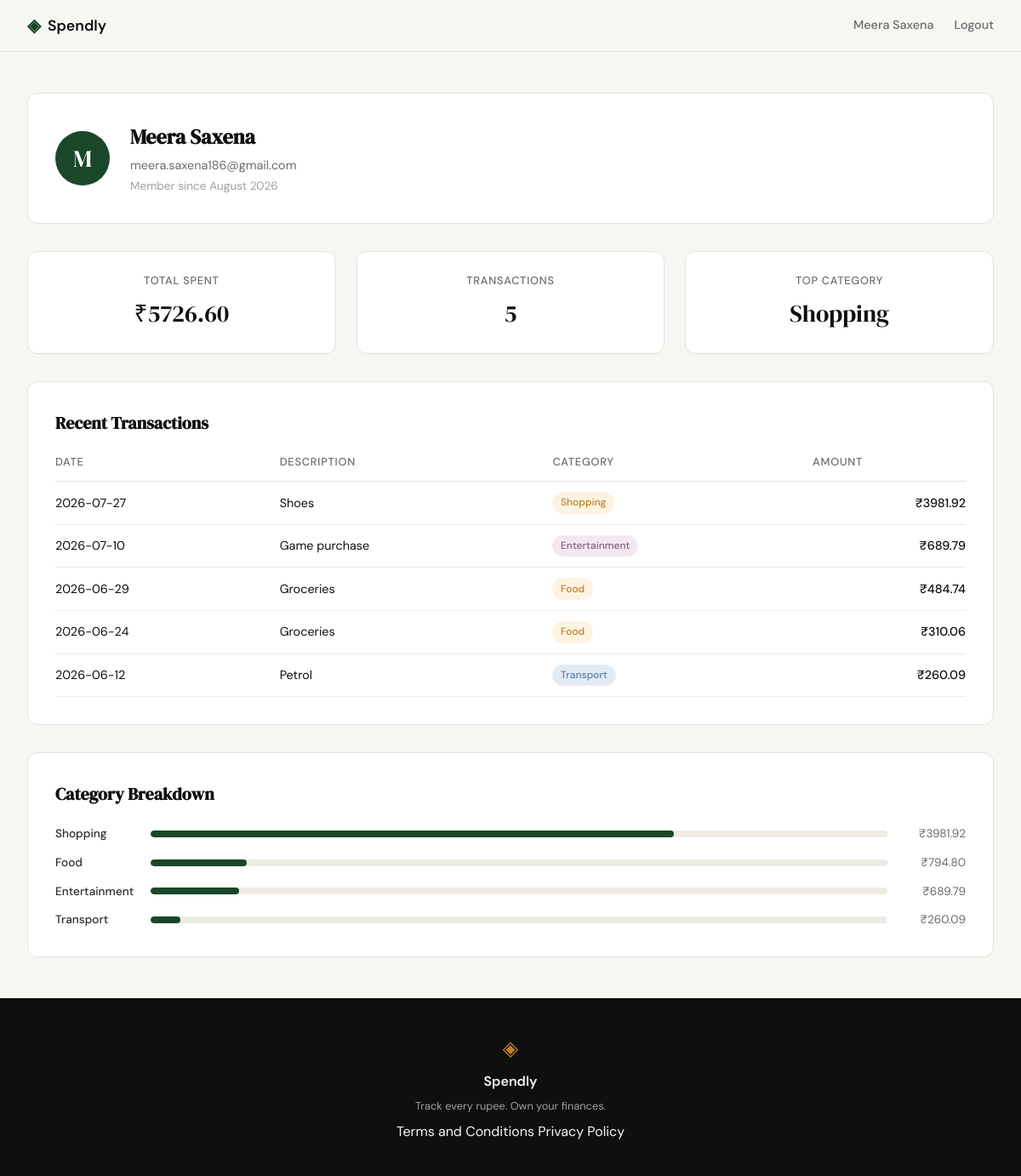
Screenshot of /profile (signed in) with the database file from the repository.
### tables this page shows
CREATE TABLE users (
            id INTEGER PRIMARY KEY AUTOINCREMENT,
            name TEXT NOT NULL,
            email TEXT UNIQUE NOT NULL,
            password_hash TEXT NOT NULL,
            created_at TEXT DEFAULT (datetime('now'))
        );

CREATE TABLE expenses (
            id INTEGER PRIMARY KEY AUTOINCREMENT,
            user_id INTEGER NOT NULL,
            amount REAL NOT NULL,
            category TEXT NOT NULL,
            date TEXT NOT NULL,
            description TEXT,
            created_at TEXT DEFAULT (datetime('now')),
            FOREIGN KEY (user_id) REFERENCES users(id)
        );

### app.py (the view)
@app.route("/profile")
def profile():
    if not session.get("user_id"):
        return redirect(url_for("login"))
    user_id = session["user_id"]
    user_info = get_profile_user(user_id)
    if not user_info:
        return redirect(url_for("login"))
    stats = get_summary_stats(user_id)
    transactions = get_recent_transactions(user_id)
    categories = get_category_breakdown(user_id)
    profile_data = {
        "name": user_info["name"],
        "email": user_info["email"],
        "joined": user_info["member_since"],
        "stats": stats,
        "transactions": transactions,
        "categories": categories,
    }
    return render_template("profile.html", profile=profile_data)

### app.py (called while the page is built)
@app.context_processor
def inject_user():
    user_id = session.get("user_id")
    if user_id:
        user = get_user_by_id(user_id)
        if user:
            return {"user": {"name": user["name"], "email": user["email"]}}
    return {"user": None}

### database/db.py (called while the page is built)
def get_db():
    conn = sqlite3.connect(DB_PATH)
    conn.row_factory = sqlite3.Row
    conn.execute("PRAGMA foreign_keys = ON")
    return conn

def get_user_by_id(user_id):
    conn = get_db()
    user = conn.execute("SELECT * FROM users WHERE id = ?", (user_id,)).fetchone()
    conn.close()
    return user

### database/queries.py (called while the page is built)
def get_user_by_id(user_id):
    conn = get_db()
    try:
        user = conn.execute(
            "SELECT name, email, created_at FROM users WHERE id = ?",
            (user_id,)
        ).fetchone()
        if user is None:
            return None
        created_at = datetime.strptime(user["created_at"], "%Y-%m-%d %H:%M:%S")
        return {
            "name": user["name"],
            "email": user["email"],
            "member_since": created_at.strftime("%B %Y"),
        }
    finally:
        conn.close()

def get_recent_transactions(user_id, limit=10):
    conn = get_db()
    try:
        rows = conn.execute(
            "SELECT date, description, category, amount FROM expenses "
            "WHERE user_id = ? ORDER BY date DESC, id DESC LIMIT ?",
            (user_id, limit)
        ).fetchall()
        return [
            {
                "date": row["date"],
                "description": row["description"],
                "category": row["category"],
                "amount": f"\u20b9{row['amount']:.2f}",
            }
            for row in rows
        ]
    finally:
        conn.close()

### templates/profile.html (shortened to what this page needs)
{% extends "base.html" %}
{% block content %}
<section class="profile-page">
    <div class="profile-user-card">
        <div class="profile-avatar">{{ profile.name[0] }}</div>
        <div class="profile-user-info">
            <h1 class="profile-name">{{ profile.name }}</h1>
            <p class="profile-email">{{ profile.email }}</p>
            <p class="profile-joined">Member since {{ profile.joined }}</p>
        </div>
    </div>
    <div class="profile-stats">
        <div class="stat-card">
            <span class="stat-label">Total Spent</span>
            <span class="stat-value">{{ profile.stats.total_spent }}</span>
        </div>
        <div class="stat-card">
            <span class="stat-label">Transactions</span>
            <span class="stat-value">{{ profile.stats.transaction_count }}</span>
        </div>
        <div class="stat-card">
            <span class="stat-label">Top Category</span>
            <span class="stat-value">{{ profile.stats.top_category }}</span>
        </div>
    </div>
    <div class="profile-card">
        <h2 class="profile-card-title">Recent Transactions</h2>
        <table class="profile-table">
            <thead>
                <tr>
                    <th>Date</th>
                    <th>Description</th>
                    <th>Category</th>
                    <th>Amount</th>
                </tr>
            </thead>
            <tbody>
                {% for tx in profile.transactions %}
                <tr>
                    <td>{{ tx.date }}</td>
                    <td>{{ tx.description }}</td>
                    <td><span class="category-badge category-badge--{{ tx.category }}">{{ tx.category }}</span></td>
                    <td>{{ tx.amount }}</td>
                </tr>
                {% endfor %}
            </tbody>
        </table>
    </div>
    <div class="profile-card">
        <h2 class="profile-card-title">Category Breakdown</h2>
        <div class="profile-categories">
            {% for cat in profile.categories %}
            <div class="category-row">
                <span class="category-name">{{ cat.name }}</span>
                <div class="category-bar-track">
                    <div class="category-bar" style="width: {{ cat.pct }}%"></div>
                </div>
                <span class="category-total">{{ cat.amount }}</span>
            </div>
            {% endfor %}
        </div>
    </div>
</section>
{% endblock %}

### templates/base.html (shortened to what this page needs)
<!DOCTYPE html>
<html lang="en">
<head>
    <link rel="stylesheet" href="{{ url_for('static', filename='css/style.css') }}">
</head>
<body>
    <nav class="navbar">
        <div class="nav-inner">
            <a href="{{ url_for('landing') }}" class="nav-brand">
                <span class="brand-icon">◈</span>
                <span class="brand-name">Spendly</span>
            </a>
            <div class="nav-links">
                {% if user %}
                <a href="{{ url_for('profile') }}">{{ user.name }}</a>
                <a href="{{ url_for('logout') }}">Logout</a>
                {% else %}
                <a href="{{ url_for('login') }}">Sign in</a>
                <a href="{{ url_for('register') }}" class="nav-cta">Get started</a>
                {% endif %}
            </div>
        </div>
    </nav>
    <main class="main-content">
        {% block content %}{% endblock %}
    </main>
    <footer class="footer">
        <div class="footer-inner">
            <span class="brand-icon">◈</span>
            <span class="footer-name">Spendly</span>
            <p class="footer-copy">Track every rupee. Own your finances.</p>
            <div class="footer-links">
                <a href="/terms">Terms and Conditions</a>
                <a href="/privacy">Privacy Policy</a>
            </div>
        </div>
    </footer>
</body>
</html>

### rows the page displays
users: name "Meera Saxena", name "M", email "meera.saxena186@gmail.com"
expenses: stats.top_category "Shopping", date "2026-07-27", description "Shoes", category "Shopping", amount "₹3981.92"
expenses: date "2026-07-10", description "Game purchase", category "Entertainment", amount "₹689.79"
expenses: date "2026-06-29", description "Groceries", category "Food", amount "₹484.74"
expenses: date "2026-06-24", description "Groceries", category "Food", amount "₹310.06"
expenses: date "2026-06-12", description "Petrol", category "Transport", amount "₹260.09"

### other values shown
{{ profile.joined }} "August 2026"
{{ profile.stats.total_spent }} "₹5726.60"
{{ profile.stats.transaction_count }} "5"
{{ cat.name }} "Shopping" "Food" "Entertainment" "Transport"
{{ cat.amount }} "₹3981.92" "₹794.80" "₹689.79" "₹260.09"
